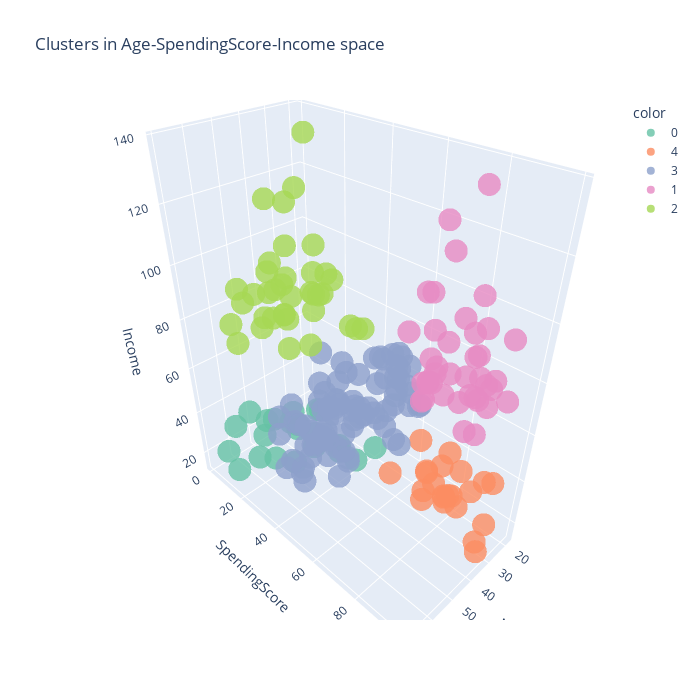

Source (notebook cell):
### Code cell
fig = px.scatter_3d(
    customer,
    x='Age',
    y='SpendingScore',
    z='Income',
    color=kmean_clusters.astype(str),
    opacity=0.8,
    height=700,
    width=700,
    title='Clusters in Age-SpendingScore-Income space',
    color_discrete_sequence=px.colors.qualitative.Set2
)
fig.show()

### Figure 1 — Plotly figure (JSON) as saved in the notebook; plotly's stock layout.template omitted (floating-point values rounded to 4 significant figures)
{"data": [{"hovertemplate": "color=0<br>Age=%{x}<br>SpendingScore=%{y}<br>Income=%{z}<extra></extra>", "legendgroup": "0", "marker": {"color": "rgb(102,194,165)", "opacity": 0.8, "symbol": "circle"}, "mode": "markers", "name": "0", "scene": "scene", "showlegend": true, "type": "scatter3d", "x": [19, 20, 31, 35, 64, 67, 58, 37, 35, 52, 35, 46, 54, 45, 40, 60, 53, 49, 42, 36, 65, 48, 49], "y": [39, 6, 40, 6, 3, 14, 15, 13, 35, 29, 35, 5, 14, 32, 31, 4, 4, 14, 17, 26, 35, 36, 28], "z": [15, 16, 17, 18, 19, 19, 20, 20, 21, 23, 24, 25, 28, 28, 29, 30, 33, 33, 34, 37, 38, 39, 39]}, {"hovertemplate": "color=4<br>Age=%{x}<br>SpendingScore=%{y}<br>Income=%{z}<extra></extra>", "legendgroup": "4", "marker": {"color": "rgb(252,141,98)", "opacity": 0.8, "symbol": "circle"}, "mode": "markers", "name": "4", "scene": "scene", "showlegend": true, "type": "scatter3d", "x": [21, 23, 22, 23, 30, 35, 24, 22, 20, 35, 25, 31, 29, 35, 23, 21, 18, 21, 30, 20, 24, 24], "y": [81, 77, 76, 94, 72, 99, 77, 79, 66, 98, 73, 73, 82, 61, 87, 73, 92, 81, 73, 75, 92, 65], "z": [15, 16, 17, 18, 19, 19, 20, 20, 21, 23, 24, 25, 28, 28, 29, 30, 33, 33, 34, 37, 38, 39]}, {"hovertemplate": "color=3<br>Age=%{x}<br>SpendingScore=%{y}<br>Income=%{z}<extra></extra>", "legendgroup": "3", "marker": {"color": "rgb(141,160,203)", "opacity": 0.8, "symbol": "circle"}, "mode": "markers", "name": "3", "scene": "scene", "showlegend": true, "type": "scatter3d", "x": [31, 50, 27, 29, 31, 49, 33, 31, 59, 50, 47, 51, 69, 27, 53, 70, 19, 67, 54, 63, 18, 43, 68, 19, 32, 70, 47, 60, 60, 59, 26, 45, 40, 23, 49, 57, 38, 67, 46, 21, 48, 55, 22, 34, 50, 68, 18, 48, 40, 32, 24, 47, 27, 48, 20, 23, 49, 67, 26, 49, 21, 66, 54, 68, 66, 65, 19, 38, 19, 18, 19, 63, 49, 51, 50, 27, 38, 40, 43], "y": [61, 55, 47, 42, 42, 52, 60, 54, 60, 45, 41, 50, 46, 51, 46, 56, 55, 52, 59, 51, 59, 50, 48, 59, 47, 55, 42, 49, 56, 47, 54, 53, 48, 52, 42, 51, 55, 41, 44, 57, 46, 58, 55, 60, 46, 55, 41, 49, 40, 42, 52, 47, 50, 42, 49, 41, 48, 59, 55, 56, 42, 50, 46, 43, 48, 52, 54, 42, 46, 48, 50, 43, 59, 43, 57, 56, 40, 58, 35], "z": [39, 40, 40, 40, 40, 42, 42, 43, 43, 43, 43, 44, 44, 46, 46, 46, 46, 47, 47, 48, 48, 48, 48, 48, 48, 49, 49, 50, 50, 54, 54, 54, 54, 54, 54, 54, 54, 54, 54, 54, 54, 57, 57, 58, 58, 59, 59, 60, 60, 60, 60, 60, 60, 61, 61, 62, 62, 62, 62, 62, 62, 63, 63, 63, 63, 63, 63, 64, 64, 65, 65, 65, 65, 67, 67, 67, 67, 69, 71]}, {"hovertemplate": "color=1<br>Age=%{x}<br>SpendingScore=%{y}<br>Income=%{z}<extra></extra>", "legendgroup": "1", "marker": {"color": "rgb(231,138,195)", "opacity": 0.8, "symbol": "circle"}, "mode": "markers", "name": "1", "scene": "scene", "showlegend": true, "type": "scatter3d", "x": [39, 31, 40, 38, 39, 31, 29, 32, 35, 32, 32, 28, 32, 34, 39, 38, 27, 30, 30, 29, 31, 36, 33, 32, 28, 36, 30, 27, 35, 32, 29, 30, 28, 36, 32, 38, 35, 32, 30], "y": [91, 77, 95, 75, 75, 71, 88, 73, 72, 93, 87, 97, 74, 90, 88, 76, 89, 78, 73, 83, 93, 75, 95, 63, 75, 92, 86, 69, 90, 86, 88, 97, 68, 85, 69, 91, 79, 74, 83], "z": [69, 70, 71, 71, 71, 72, 73, 73, 74, 75, 76, 77, 77, 78, 78, 78, 78, 78, 78, 79, 81, 85, 86, 87, 87, 87, 88, 88, 93, 97, 98, 99, 101, 103, 103, 113, 120, 126, 137]}, {"hovertemplate": "color=2<br>Age=%{x}<br>SpendingScore=%{y}<br>Income=%{z}<extra></extra>", "legendgroup": "2", "marker": {"color": "rgb(166,216,84)", "opacity": 0.8, "symbol": "circle"}, "mode": "markers", "name": "2", "scene": "scene", "showlegend": true, "type": "scatter3d", "x": [23, 59, 47, 25, 20, 44, 19, 57, 28, 25, 48, 34, 43, 44, 47, 37, 34, 56, 19, 50, 42, 36, 40, 36, 52, 58, 59, 37, 46, 41, 54, 41, 34, 33, 47, 45, 32], "y": [29, 11, 9, 34, 5, 7, 10, 5, 40, 12, 36, 22, 17, 20, 16, 1, 1, 35, 5, 26, 20, 27, 13, 10, 13, 15, 14, 32, 15, 39, 24, 17, 23, 8, 16, 28, 18], "z": [70, 71, 71, 72, 73, 73, 74, 75, 76, 77, 77, 78, 78, 78, 78, 78, 78, 79, 81, 85, 86, 87, 87, 87, 88, 88, 93, 97, 98, 99, 101, 103, 103, 113, 120, 126, 137]}], "layout": {"height": 700, "legend": {"title": {"text": "color"}, "tracegroupgap": 0}, "scene": {"domain": {"x": [0.0, 1.0], "y": [0.0, 1.0]}, "xaxis": {"title": {"text": "Age"}}, "yaxis": {"title": {"text": "SpendingScore"}}, "zaxis": {"title": {"text": "Income"}}}, "title": {"text": "Clusters in Age-SpendingScore-Income space"}, "width": 700}}
